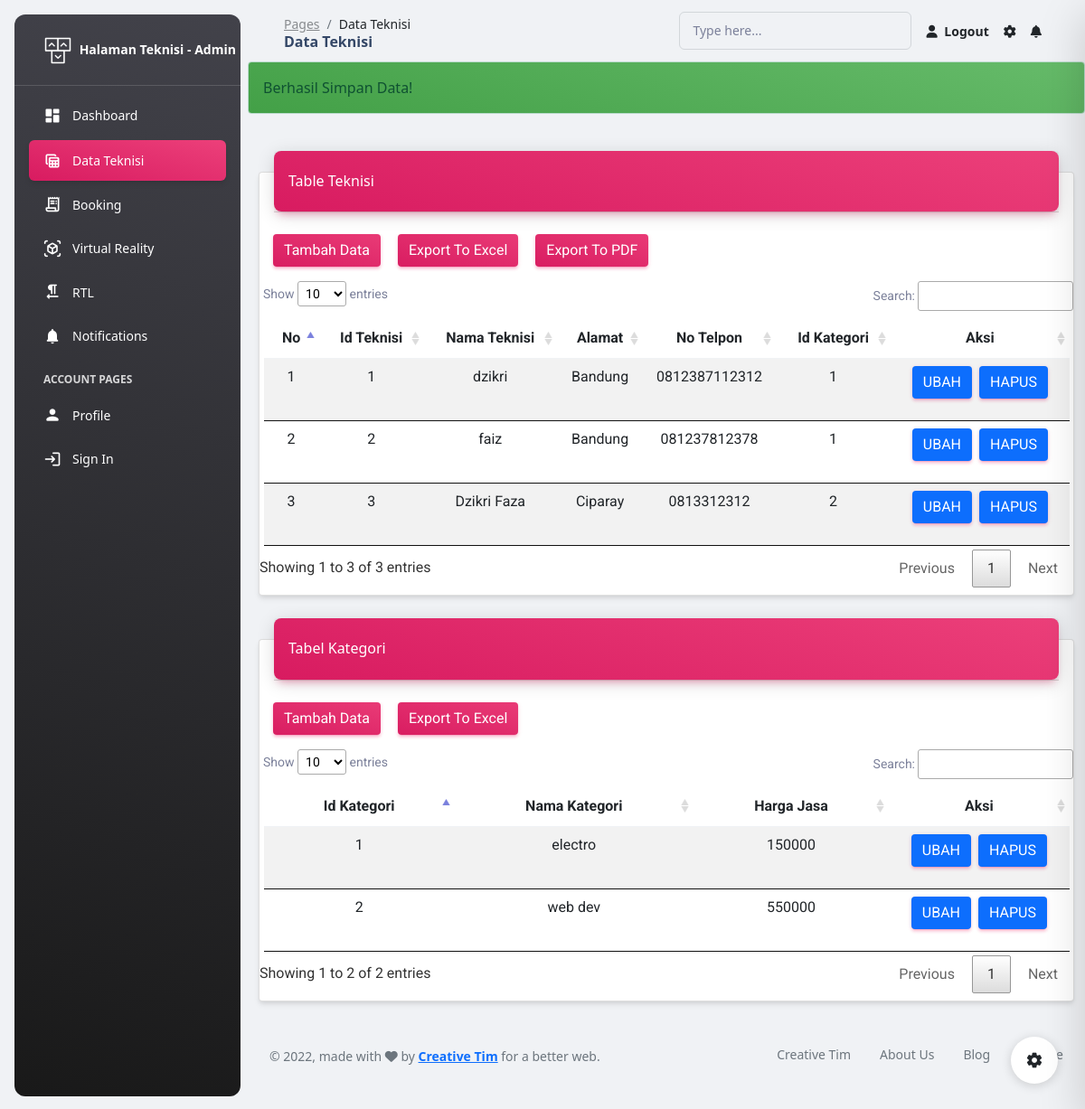
Screenshot of /src/admin/pages/teknisi.php?pesan=tambahdata (signed in) with the database file from the repository.
### tables this page shows
CREATE TABLE `teknisi` (
  `id_teknisi` int(7) NOT NULL,
  `nama_teknisi` text NOT NULL,
  `alamat` varchar(30) NOT NULL,
  `no_telfon` varchar(15) NOT NULL,
  `id_kategori` int(7) NOT NULL
);

CREATE TABLE `kategori` (
  `id_kategori` int(7) NOT NULL,
  `nama_kategori` varchar(20) NOT NULL,
  `harga_jasa` int(30) NOT NULL
);

### src/admin/pages/teknisi.php (the view, shortened to what the rows shown need)
<!DOCTYPE html>
<html lang="en">
<head>
    <link href="../assets/css/nucleo-icons.css" rel="stylesheet" />
    <link href="../assets/css/nucleo-svg.css" rel="stylesheet" />
    <link id="pagestyle" href="../assets/css/material-dashboard.css?v=3.0.0" rel="stylesheet" />
    <link rel="stylesheet" type="text/css" href="../../../lib/DataTables/datatables.min.css" />
    <link rel="stylesheet" type="text/css" href="../../../lib/DataTables/datatables.css">
    <link rel="stylesheet" type="text/css" href="../../../src/bootstrap5/css/bootstrap.min.css">
</head>
<body class="g-sidenav-show  bg-gray-200">
    <main class="main-content position-relative max-height-vh-100 h-100 border-radius-lg ">
        <div class="container-fluid py-4">
            <div class="row">
                <div class="col-12">
                    <div class="card my-4">
                        <div class="card-body px-0 pb-2">
                            <div class="table-responsive p-0">
                                <table id="DataTeknisi" border="0" class="table table-striped banyak css-serial" width="99%">
                                    <thead>
                                        <tr align="center">
                                            <th>No</th>
                                            <th>Id Teknisi</th>
                                            <th>Nama Teknisi</th>
                                            <th>Alamat</th>
                                            <th>No Telpon</th>
                                            <th>Id Kategori</th>
                                            <th>Aksi</th>
                                        </tr>
                                    </thead>
                                    <tbody>
                                        <?php
                                include "../../../koneksi.php";
                                $sql = mysqli_query($koneksi, "SELECT * FROM teknisi");
                                while($data = mysqli_fetch_array($sql)): ?>
                                        <tr>
                                            <td align="center"></td>
                                            <td>
                                                <center><?= $data['id_teknisi'] ?></center>
                                            </td>
                                            <td>
                                                <center><?= $data['nama_teknisi'] ?></center>
                                            </td>
                                            <td>
                                                <center><?= $data['alamat'] ?></center>
                                            </td>
                                            <td>
                                                <center><?= $data['no_telfon'] ?></center>
                                            </td>
                                            <td>
                                                <center><?= $data['id_kategori'] ?></center>
                                            </td>
                                            <td align="center" width="180px"><a
                                                    href="../DataTeknisi/form_ubah.php?id_teknisi=<?= $data['id_teknisi']; ?> "><button
                                                        class="tombol_ubah btn btn-primary">Ubah</button></a>&nbsp;
                                                <a
                                                    href="../DataTeknisi/proses_hapus.php?id_teknisi=<?= $data['id_teknisi']; ?> "><button
                                                        class="tombol_hapus btn btn-primary">Hapus</button></a>
                                            </td>
                                        </tr>
                                        <?php endwhile; ?>
                                    </tbody>
                                </table>
                            </div>
                        </div>
                    </div>
                </div>
            </div>
            <div class="row">
                <div class="col-12">
                    <div class="card my-4">
                        <div class="card-body px-0 pb-2">
                            <div class="table-responsive p-0">
                            <table id="DataKategori"  border="0" class="table table-striped banyak" width="99%">
                                    <thead>
                                        <tr align="center">
                                            <th>Id Kategori</th>
                                            <th>Nama Kategori</th>
                                            <th>Harga Jasa</th>
                                            <th>Aksi</th>
                                        </tr>
                                    </thead>
                                    <tbody>
                                        <?php
                        include "../../../koneksi.php";
                        $sql = mysqli_query($koneksi, "SELECT * FROM kategori");
                        while($data = mysqli_fetch_array($sql)): ?>
                                        <tr>
                                            <td>
                                                <center><?= $data['id_kategori'] ?></center>
                                            </td>
                                            <td>
                                                <center><?= $data['nama_kategori'] ?></center>
                                            </td>
                                            <td>
                                                <center><?= $data['harga_jasa'] ?></center>
                                            </td>
                                            <td align="center" width="180px"><a
                                                    href="../DataKategori/form_ubah.php?id_kategori=<?= $data['id_kategori']; ?> "><button
                                                        class="tombol_ubah btn btn-primary">Ubah</button></a>&nbsp;
                                                <a href="../DataKategori/proses_hapus.php?id_kategori=<?= $data['id_kategori']; ?> "><button
                                                        class="tombol_hapus btn btn-primary">Hapus</button></a>
                                            </td>
                                        </tr>
                                        <?php endwhile; ?>
                                    </tbody>
                                </table>
                            </div>
                        </div>
                    </div>
                </div>
            </div>
        </div>
    </main>
</body>
</html>

### rows the page displays
teknisi: id_teknisi "1", nama_teknisi "dzikri", alamat "Bandung", no_telfon "0812387112312", id_kategori "1"
teknisi: id_teknisi "2", nama_teknisi "faiz", alamat "Bandung", no_telfon "081237812378", id_kategori "1"
teknisi: id_teknisi "3", nama_teknisi "Dzikri Faza", alamat "Ciparay", no_telfon "0813312312", id_kategori "2"
kategori: id_kategori "1", nama_kategori "electro", harga_jasa "150000"
kategori: id_kategori "2", nama_kategori "web dev", harga_jasa "550000"
